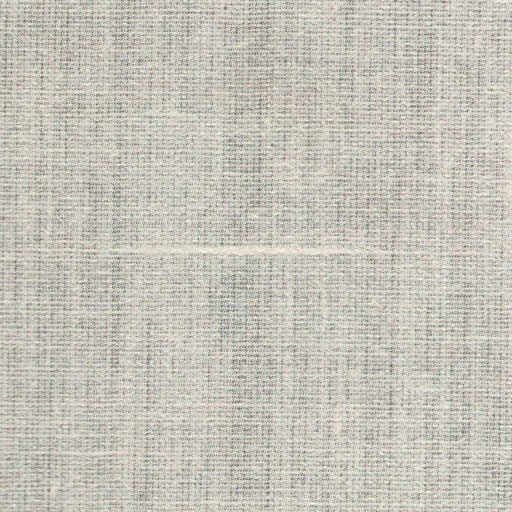
#> input picture images/0003.jpg, 512 x 512 px
$ python main.py
#> lines starting #> are read from the running program, lines starting #| are printed output that depends on the picture; after the words box and inside, x2 and y2 are one past the last pixel; in counts of white or black regions, pixels touching at a corner belong together
#Riley Blaylock

import cv2
import numpy as np
import os

imageTitle = input("Enter name of one of the same images. If new image, do not expect good results, only if dark image with light colored defect.")
#> the answer given: images/0003.jpg

#get current file path for image
path = os.path.dirname(os.path.abspath(__file__))
imagejpg = os.path.join(path, imageTitle)
#read in image in grayscale
img = cv2.imread(imagejpg, 0)
#> img: shape (512, 512); min 80, max 255, mean 194.6
cv2.imshow('image', img)
cv2.waitKey(0)
#normalize image
cv2.normalize(img, img, 0, 255, cv2.NORM_MINMAX)
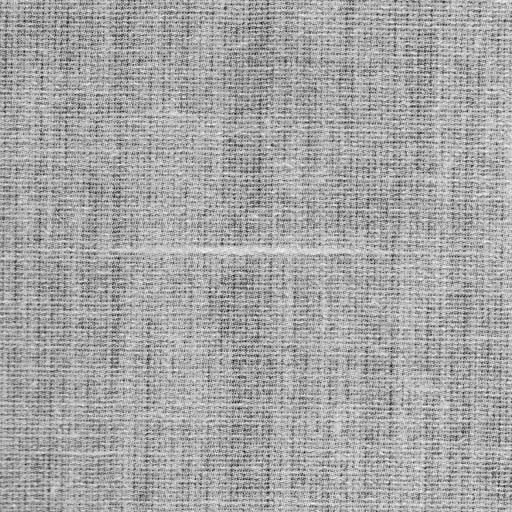
#> img: shape (512, 512); min 0, max 255, mean 167
cv2.imshow('normalized', img)
cv2.waitKey(0)
#blur image, not for 0158.jpg, comment out when running it
img = cv2.bilateralFilter(img, 5, 50, 50)
cv2.imshow('blur', img)
cv2.waitKey(0)
if(imageTitle == "0106.jpg"):
    #threshold image
    ret,img = cv2.threshold(img,150,255,cv2.THRESH_BINARY)
    cv2.imshow('threshold', img)
    cv2.waitKey(0)
    #open image to reduce noise
    kernel = np.ones((3,3),np.uint8)
    img = cv2.morphologyEx(img, cv2.MORPH_OPEN, kernel, iterations=1)
    cv2.imshow('3x3 opening', img)
    cv2.waitKey(0)
if(imageTitle == "0003.jpg"):
    #threshold image
    ret,img = cv2.threshold(img,205,255,cv2.THRESH_BINARY)
    cv2.imshow('threshold', img)
    cv2.waitKey(0)
    #open image to reduce noise
    kernel = np.ones((3,3),np.uint8)
    img = cv2.morphologyEx(img, cv2.MORPH_OPEN, kernel, iterations=1)
    cv2.imshow('3x3 opening', img)
    cv2.waitKey(0)
if(imageTitle == "0012.jpg"):
    #hist eq
    img = cv2.equalizeHist(img)
    cv2.imshow('eqhist', img)
    cv2.waitKey(0)
    #threshold image
    ret,img = cv2.threshold(img,140,255,cv2.THRESH_BINARY)
    cv2.imshow('threshold', img)
    cv2.waitKey(0)
    #open image to reduce noise
    kernel = np.ones((3,3),np.uint8)
    img = cv2.morphologyEx(img, cv2.MORPH_OPEN, kernel, iterations=4)
    cv2.imshow('3x3 opening', img)
    cv2.waitKey(0)
if(imageTitle == "0020.jpg"):
    ret,img = cv2.threshold(img,160,255,cv2.THRESH_BINARY)
    cv2.imshow('threshold', img)
    cv2.waitKey(0)
    #open image to reduce noise
    kernel = np.ones((2,2),np.uint8)
    img = cv2.morphologyEx(img, cv2.MORPH_OPEN, kernel, iterations=1)
    cv2.imshow('3x3 opening', img)
    cv2.waitKey(0)
    img = cv2.dilate(img, kernel, iterations=2)
    cv2.imshow('3x3 opening', img)
    cv2.waitKey(0)
if(imageTitle == "0041.jpg"):
    #threshold image
    ret,img = cv2.threshold(img,127,255,cv2.THRESH_BINARY_INV)
    cv2.imshow('threshold', img)
    cv2.waitKey(0)
    #open image to reduce noise
    kernel = np.ones((2,2),np.uint8)
    img = cv2.morphologyEx(img, cv2.MORPH_OPEN, kernel, iterations=1)
    cv2.imshow('3x3 opening', img)
    cv2.waitKey(0)
if(imageTitle == "0076.jpg"):
    #threshold image
    ret,img = cv2.threshold(img,127,255,cv2.THRESH_BINARY_INV)
    cv2.imshow('threshold', img)
    cv2.waitKey(0)
    #open image to reduce noise
    kernel = np.ones((3,3),np.uint8)
    img = cv2.morphologyEx(img, cv2.MORPH_OPEN, kernel, iterations=2)
    cv2.imshow('3x3 opening', img)
    cv2.waitKey(0)
if(imageTitle == "0158.jpg"):
    #edge detection
    kernel = np.ones((2,2),np.uint8)
    erosion = cv2.erode(img,kernel,iterations = 1)
    dilation = cv2.dilate(img,kernel,iterations = 1)
    both = dilation - erosion
    img = cv2.erode(both,kernel,iterations = 1)
    cv2.imshow('edge detection with both dilation and erosion', img)
    cv2.waitKey(0)
    img = cv2.bilateralFilter(img, 5, 550, 550)
    cv2.normalize(img, img, 0, 255, cv2.NORM_MINMAX)
    cv2.imwrite("0158norm2.jpg", img)
    ret,img = cv2.threshold(img,140,255,cv2.THRESH_BINARY)
    cv2.imshow('threshold', img)
    cv2.waitKey(0)
    kernel = np.ones((2,3),np.uint8)
    img = cv2.morphologyEx(img, cv2.MORPH_OPEN, kernel, iterations=2)
    cv2.imshow('3x3 opening', img)
    cv2.waitKey(0)
if(imageTitle == "0192.jpg"):
    #threshold image
    ret,img = cv2.threshold(img,127,255,cv2.THRESH_BINARY_INV)
    cv2.imshow('threshold', img)
    cv2.waitKey(0)
    #open image to reduce noise
    kernel = np.ones((2,2),np.uint8)
    img = cv2.morphologyEx(img, cv2.MORPH_OPEN, kernel, iterations=2)
    cv2.imshow('3x3 opening', img)
    cv2.waitKey(0)
else:
    #threshold image
    ret,img = cv2.threshold(img,127,255,cv2.THRESH_BINARY)
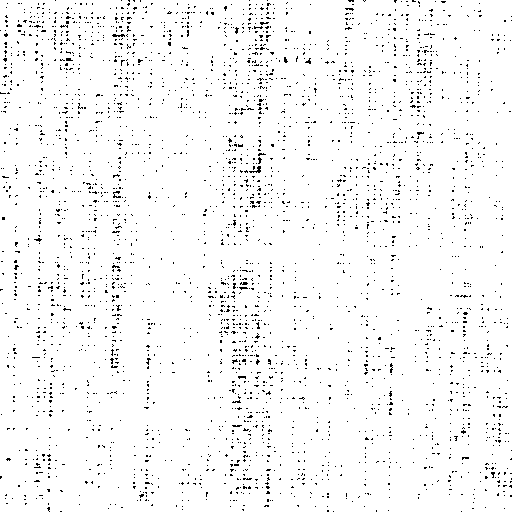
#> img: shape (512, 512); 96.7% white; black in thin lines or dots
    cv2.imshow('threshold', img)
    cv2.waitKey(0)
    #open image to reduce noise
    kernel = np.ones((3,3),np.uint8)
    img = cv2.morphologyEx(img, cv2.MORPH_OPEN, kernel, iterations=1)
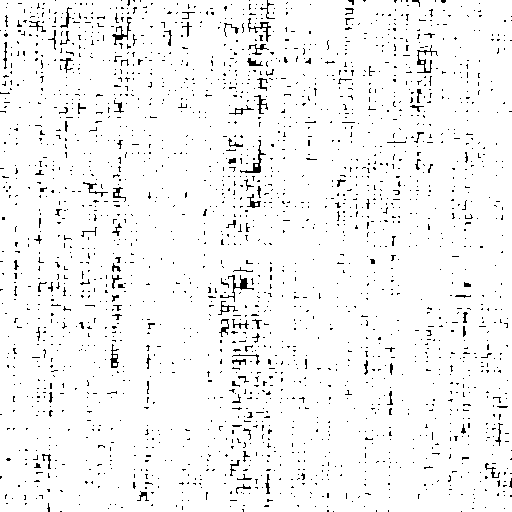
#> img: shape (512, 512); 95.8% white; black in thin lines or dots
    cv2.imshow('3x3 opening', img)
    cv2.waitKey(0)
    cv2.imwrite("outputimage.jpg", img)

$ run again, with images/0107.jpg copied over images/0003.jpg
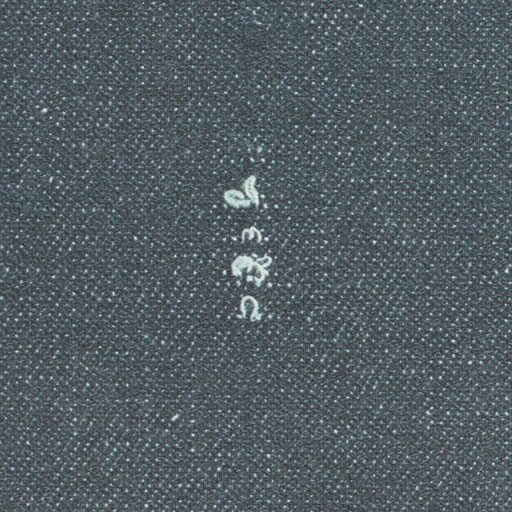
#> input picture images/0107.jpg, 512 x 512 px
#> `ret,img = cv2.threshold(img,127,255,cv2.THRESH_BINARY)`:
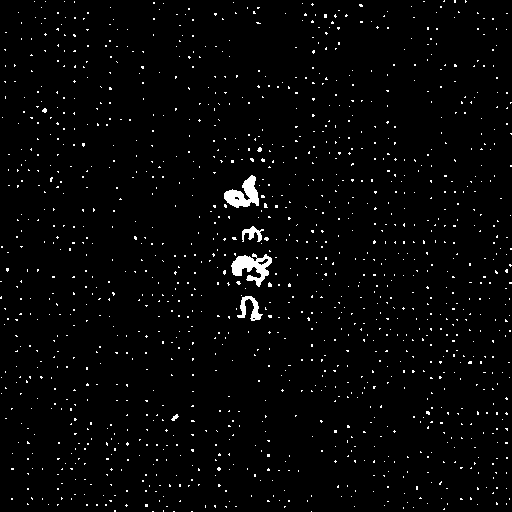
#> img: shape (512, 512); 2.2% white; 1308 white regions (1303 under 20 px), largest, box (x1, y1, x2, y2) and area: (231, 253, 272, 287) 676, (224, 175, 259, 208) 612, (237, 296, 263, 321) 275, (242, 226, 264, 242) 168, (171, 414, 179, 421) 28
#> `img = cv2.morphologyEx(img, cv2.MORPH_OPEN, kernel, iterations=1)`:
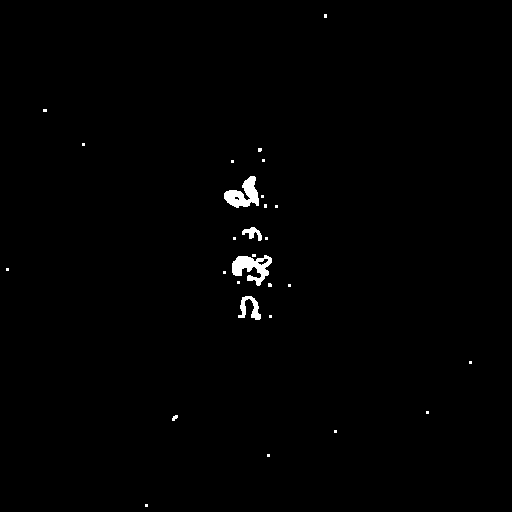
#> img: shape (512, 512); 0.73% white; 28 white regions (23 under 20 px), largest, box (x1, y1, x2, y2) and area: (232, 255, 272, 286) 646, (224, 176, 259, 208) 609, (238, 296, 261, 320) 259, (242, 227, 262, 241) 139, (172, 415, 178, 421) 24
